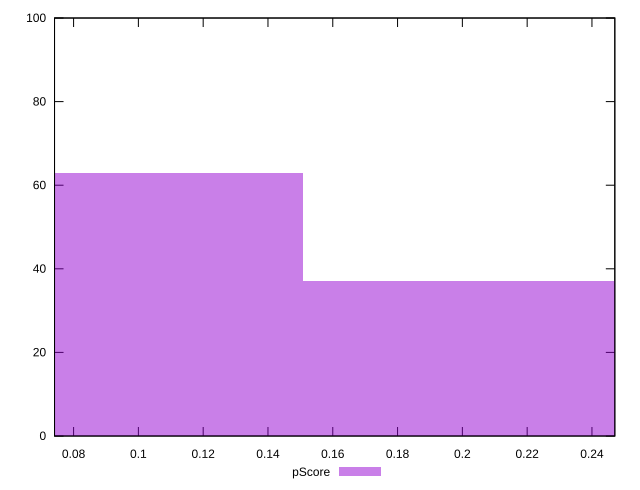

Write the gnuplot code that produced this figure.
reset

$pScore <<EOF
0.20116233780675774 37
0.10058116890337887 63
EOF

set key outside below
set boxwidth 0.10058116890337887
set xrange [0.07411764705882351:0.24705882352941178]
set yrange [0:100]
set trange [0:100]
set style fill transparent solid 0.5 noborder
set terminal svg size 640, 490 enhanced background rgb 'white'
set output "reports/report_00028_2021-02-24T12-49-42.674Z/unused-javascript/samples/astro/pScore/histogram.svg"

plot $pScore title "pScore" with boxes

reset
